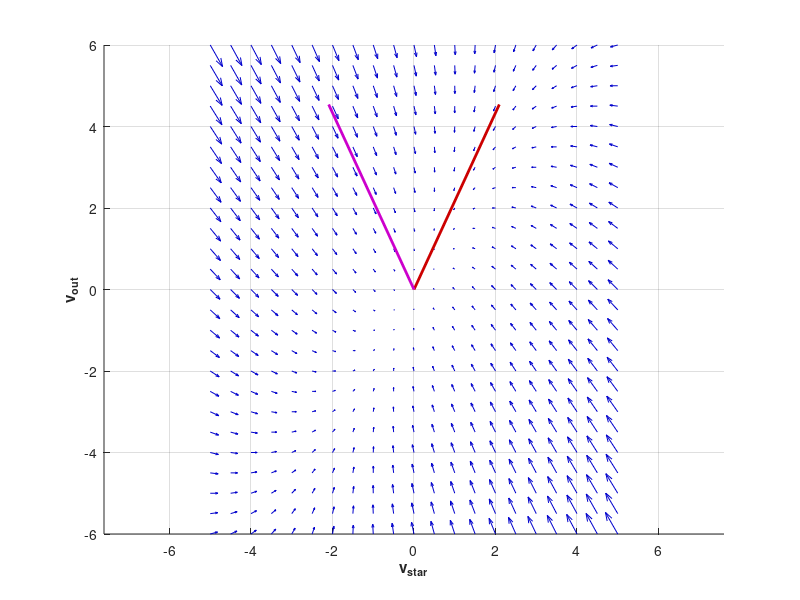

Here is the MATLAB script that generated this plot: (Note: this script raises an error after producing the figure.)
% restart
close all; clear; clc;

R1 = 50; % [ohm]
R2 = 1; % [ohm]
C1 = 4.7e-6; % [F]
C2 = 1e-6; % [F]
A = [-1/(R2*C2) 1/(R2*C1); 1/(R2*C2) -1/(R2*C2)];
sysParams.A = A;

% simulation time parameters
t0 = 0;         % [s] simulation start time
tf = 0.00001;      % [s] simulation end time
dt = 0.00000001;     % [s] timestep size

% initial conditions (state vector: [y y_dot]')
X0 = [4 2]'; % [m m/s]'
X = X0;

% data storage
time = t0;
data = X0;


vstar = -5:0.5:5;
vout = -6:0.5:6;
[X_VSTAR, Y_VOUT] = meshgrid(vstar,vout);
U = zeros(size(X_VSTAR));
V = zeros(size(X_VSTAR));

for voutIdx = 1:length(vout)
    for vstarIdx = 1:length(vstar)
        uv = A*[vstar(vstarIdx);vout(voutIdx)];
        %uv = uv/norm(uv);
        U(voutIdx,vstarIdx) = uv(1);
        V(voutIdx,vstarIdx) = uv(2);
    end
end

figure;
hold on; grid on; axis equal;
quiver(X_VSTAR,Y_VOUT,U,V,'Color',[0 0 0.8]);

[vec,val] = eig(A);
v1 = vec(:,1);
v2 = vec(:,2);
sf = (max(vstar)-min(vstar))/2;
plot(sf*[0 v1(1)], sf*[0 v1(2)],'-','LineWidth',2,'Color',[0.8 0 0]);
plot(sf*[0 v2(1)], sf*[0 v2(2)],'-','LineWidth',2,'Color',[0.8 0 0.8]);
xlabel('\bfv_{star}');
ylabel('\bfv_{out}');

% run simulation
for t = t0:dt:(tf-dt)
    
    % calculate timestep for ODE solving
    odeTime = [t t+dt];
    
    % apply bounce if needed
    if( X(1) < 0 && X(2) < 0 )
        X(2) = -1*sysParams.e*X(2);
    end
    
    % propagate state
    [T,X] = ode45(@(t,X) stateProp(t,X,sysParams),odeTime,X);
    X = X(end, :)';  % note: this step is necessary to keep state vector dimensions correct for next call to ode45()
    
    % store results from this timestep
    time(end+1)   = T(end);
    data(:,end+1) = X; % note: discarding state values at intermediate timesteps calculated by ode45()
end
plot(data(1,:),data(2,:),'-','LineWidth',2,'Color',[0 0.8 0]);
plot(X0(1),X0(2),'.','MarkerSize',20,'Color',[0 0.8 0]);

figure;
ax(1) = subplot(2,1,1);
hold on; grid on;
plot(time,data(1,:),'-','LineWidth',1.6,'Color',[0 0.8 0]);
xlabel('\bfTime [s]');
ylabel('\bfv_{star}');

ax(2) = subplot(2,1,2);
hold on; grid on;
plot(time,data(2,:),'-','LineWidth',1.6,'Color',[0 0.8 0]);
xlabel('\bfTime [s]');
ylabel('\bfv_{out}');

linkaxes(ax,'x');

% propagate state
function Xdot = stateProp(t,X,sysParams)

% construct Xdot from differential equation
% note:     X    = [y y_dot]
% therefore Xdot = [y_dot y_ddot]
Xdot = sysParams.A*X;

end
